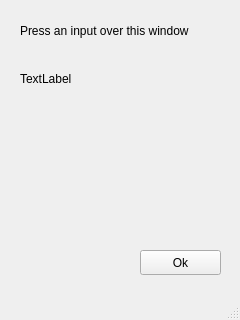
<?xml version="1.0" encoding="UTF-8"?>
<ui version="4.0">
 <class>KeyChecker</class>
 <widget class="QMainWindow" name="KeyChecker">
  <property name="geometry">
   <rect>
    <x>0</x>
    <y>0</y>
    <width>240</width>
    <height>320</height>
   </rect>
  </property>
  <property name="windowTitle">
   <string>Key Checker</string>
  </property>
  <widget class="QWidget" name="centralwidget">
   <widget class="QPushButton" name="exitKeyChecker">
    <property name="geometry">
     <rect>
      <x>140</x>
      <y>250</y>
      <width>81</width>
      <height>25</height>
     </rect>
    </property>
    <property name="text">
     <string>Ok</string>
    </property>
   </widget>
   <widget class="QLabel" name="label">
    <property name="geometry">
     <rect>
      <x>20</x>
      <y>20</y>
      <width>191</width>
      <height>21</height>
     </rect>
    </property>
    <property name="text">
     <string>Press an input over this window</string>
    </property>
   </widget>
   <widget class="QLabel" name="outputkeyChecker">
    <property name="geometry">
     <rect>
      <x>20</x>
      <y>70</y>
      <width>54</width>
      <height>17</height>
     </rect>
    </property>
    <property name="text">
     <string>TextLabel</string>
    </property>
   </widget>
  </widget>
  <widget class="QMenuBar" name="menubar">
   <property name="geometry">
    <rect>
     <x>0</x>
     <y>0</y>
     <width>240</width>
     <height>22</height>
    </rect>
   </property>
  </widget>
  <widget class="QStatusBar" name="statusbar"/>
 </widget>
 <resources/>
 <connections>
  <connection>
   <sender>exitKeyChecker</sender>
   <signal>clicked()</signal>
   <receiver>KeyChecker</receiver>
   <slot>close()</slot>
   <hints>
    <hint type="sourcelabel">
     <x>180</x>
     <y>284</y>
    </hint>
    <hint type="destinationlabel">
     <x>119</x>
     <y>159</y>
    </hint>
   </hints>
  </connection>
 </connections>
</ui>
